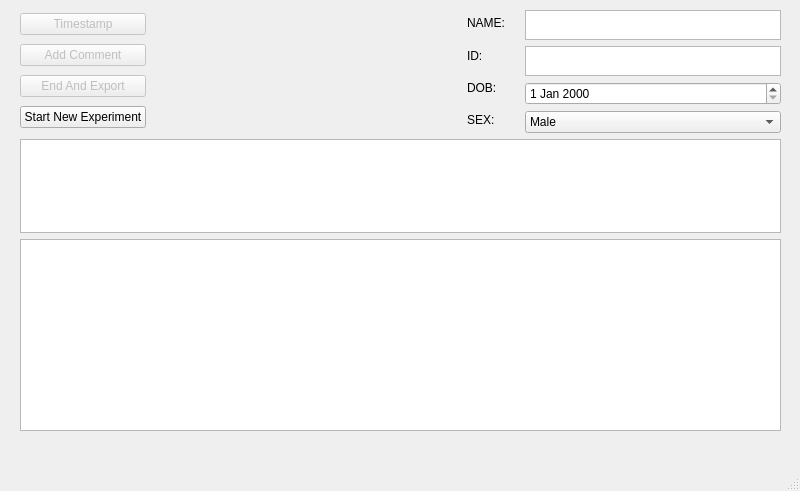
<?xml version="1.0" encoding="UTF-8"?>
<ui version="4.0">
 <class>MainWindow</class>
 <widget class="QMainWindow" name="MainWindow">
  <property name="geometry">
   <rect>
    <x>0</x>
    <y>0</y>
    <width>800</width>
    <height>491</height>
   </rect>
  </property>
  <property name="windowTitle">
   <string>MainWindow</string>
  </property>
  <widget class="QWidget" name="centralwidget">
   <widget class="QWidget" name="verticalLayoutWidget">
    <property name="geometry">
     <rect>
      <x>20</x>
      <y>10</y>
      <width>761</width>
      <height>421</height>
     </rect>
    </property>
    <layout class="QVBoxLayout" name="verticalLayout" stretch="0,1,0">
     <item>
      <layout class="QHBoxLayout" name="horizontalLayout" stretch="0,0,0">
       <item>
        <layout class="QVBoxLayout" name="verticalLayout_2">
         <item>
          <widget class="QPushButton" name="timeStampButton">
           <property name="enabled">
            <bool>false</bool>
           </property>
           <property name="text">
            <string>Timestamp</string>
           </property>
          </widget>
         </item>
         <item>
          <widget class="QPushButton" name="commentButton">
           <property name="enabled">
            <bool>false</bool>
           </property>
           <property name="text">
            <string>Add Comment</string>
           </property>
          </widget>
         </item>
         <item>
          <widget class="QPushButton" name="endExportButton">
           <property name="enabled">
            <bool>false</bool>
           </property>
           <property name="text">
            <string>End And Export</string>
           </property>
          </widget>
         </item>
         <item>
          <widget class="QPushButton" name="startNewButton">
           <property name="text">
            <string>Start New Experiment</string>
           </property>
          </widget>
         </item>
        </layout>
       </item>
       <item>
        <spacer name="horizontalSpacer">
         <property name="orientation">
          <enum>Qt::Orientation::Horizontal</enum>
         </property>
         <property name="sizeHint" stdset="0">
          <size>
           <width>40</width>
           <height>20</height>
          </size>
         </property>
        </spacer>
       </item>
       <item>
        <layout class="QHBoxLayout" name="horizontalLayout_2" stretch="1,0">
         <item>
          <layout class="QVBoxLayout" name="verticalLayout_5">
           <item>
            <widget class="QLabel" name="label_4">
             <property name="text">
              <string>NAME:</string>
             </property>
            </widget>
           </item>
           <item>
            <widget class="QLabel" name="label_2">
             <property name="text">
              <string>ID:</string>
             </property>
            </widget>
           </item>
           <item>
            <widget class="QLabel" name="label_3">
             <property name="text">
              <string>DOB:</string>
             </property>
            </widget>
           </item>
           <item>
            <widget class="QLabel" name="label">
             <property name="text">
              <string>SEX:</string>
             </property>
            </widget>
           </item>
          </layout>
         </item>
         <item>
          <layout class="QVBoxLayout" name="verticalLayout_4" stretch="0,0,0,0">
           <property name="sizeConstraint">
            <enum>QLayout::SizeConstraint::SetDefaultConstraint</enum>
           </property>
           <item>
            <widget class="QTextEdit" name="nameText">
             <property name="sizePolicy">
              <sizepolicy hsizetype="Expanding" vsizetype="Maximum">
               <horstretch>0</horstretch>
               <verstretch>0</verstretch>
              </sizepolicy>
             </property>
             <property name="maximumSize">
              <size>
               <width>16777215</width>
               <height>30</height>
              </size>
             </property>
             <property name="placeholderText">
              <string extracomment="Name"/>
             </property>
            </widget>
           </item>
           <item>
            <widget class="QTextEdit" name="idText">
             <property name="sizePolicy">
              <sizepolicy hsizetype="Expanding" vsizetype="Maximum">
               <horstretch>0</horstretch>
               <verstretch>0</verstretch>
              </sizepolicy>
             </property>
             <property name="maximumSize">
              <size>
               <width>16777215</width>
               <height>30</height>
              </size>
             </property>
            </widget>
           </item>
           <item>
            <widget class="QDateEdit" name="DOBEdit"/>
           </item>
           <item>
            <widget class="QComboBox" name="sexBox">
             <item>
              <property name="text">
               <string>Male</string>
              </property>
             </item>
             <item>
              <property name="text">
               <string>Female</string>
              </property>
             </item>
            </widget>
           </item>
          </layout>
         </item>
        </layout>
       </item>
      </layout>
     </item>
     <item>
      <widget class="QTextEdit" name="commentText"/>
     </item>
     <item>
      <widget class="QTableView" name="tableView"/>
     </item>
    </layout>
   </widget>
  </widget>
  <widget class="QMenuBar" name="menubar">
   <property name="geometry">
    <rect>
     <x>0</x>
     <y>0</y>
     <width>800</width>
     <height>25</height>
    </rect>
   </property>
  </widget>
  <widget class="QStatusBar" name="statusbar"/>
 </widget>
 <resources/>
 <connections/>
</ui>
